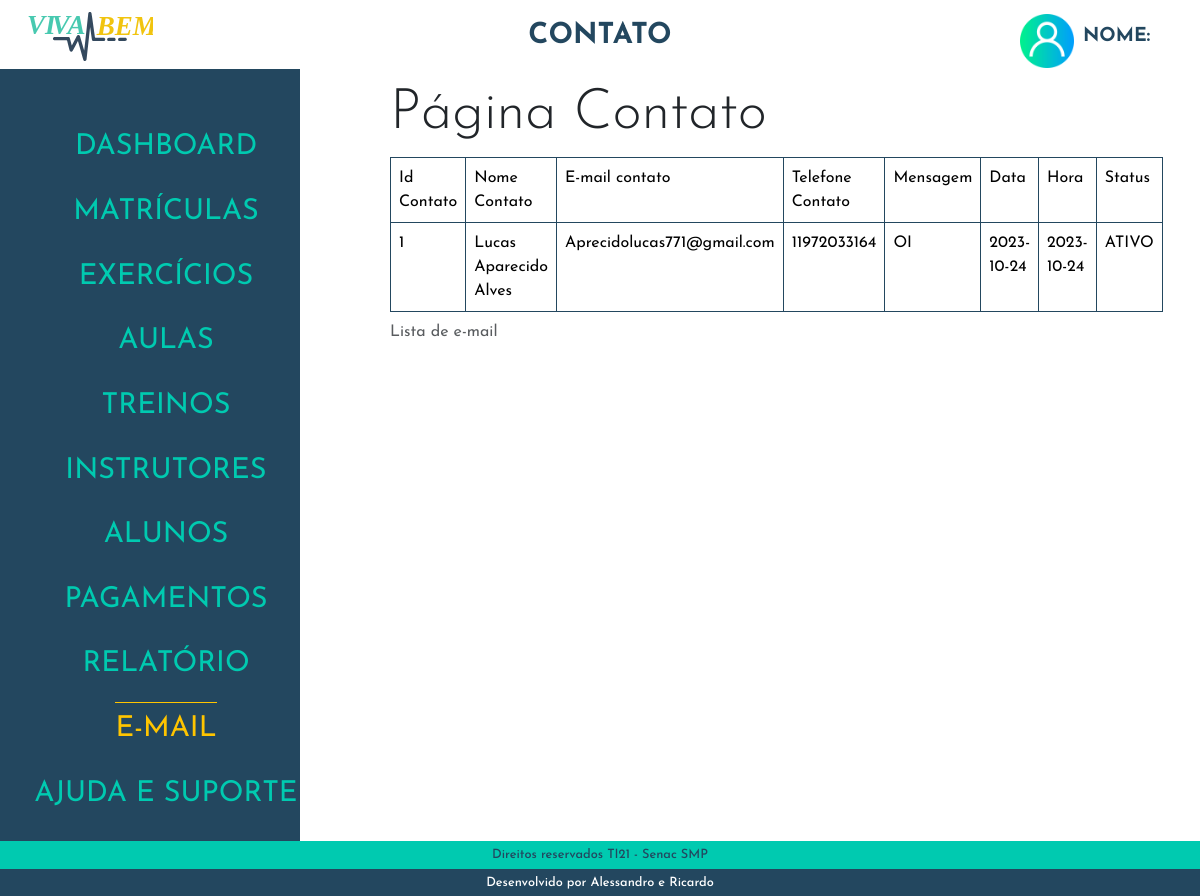
The page /admin/index.php?p=contato on the database its author committed.
### tables this page shows
CREATE TABLE `tblcontato` (
  `idContato` int(11) NOT NULL,
  `nomeContato` varchar(50) NOT NULL,
  `emailContato` varchar(80) NOT NULL,
  `telefoneContato` varchar(14) NOT NULL,
  `mensagemContato` text NOT NULL,
  `dataContato` date NOT NULL DEFAULT curdate(),
  `horaContato` date NOT NULL DEFAULT curdate(),
  `statusContato` varchar(10) NOT NULL DEFAULT 'ATIVO'
);

### admin/class/contato.php (called while the page is built, shortened)
<?php
class ContatoClass {
public function ListarContato(){
    $sql =  "SELECT * FROM tblcontato ORDER BY idContato ASC";
    $conn = Conexao::LigarConexao();
    $resultado = $conn->query($sql);
    $lista = $resultado->fetchAll();
    return $lista;
}
}

### admin/contato/contato.php (the view)
<?php
require_once('class/contato.php');
$contato = new ContatoClass();
$lista = $contato->ListarContato();
?>
<h2 class="display-4">Página Contato</h2>
<div class="table_responsive">
    <table class="table table-bordered border-primary">
        <caption>Lista de e-mail</caption>
        <thead>
            <tr>
                <th>Id Contato</th>
                <th>Nome Contato</th>
                <th>E-mail contato</th>
                <th>Telefone Contato</th>
                <th>Mensagem</th>
                <th>Data</th>
                <th>Hora</th>
                <th>Status</th>
            </tr>
        </thead>
        <tbody>
            <?php foreach ($lista as $linha) : ?>
                <tr>
                    <th><?php echo $linha['idContato']; ?></th>
                    <th><?php echo $linha['nomeContato']; ?></th>
                    <th><?php echo $linha['emailContato']; ?></th>
                    <th><?php echo $linha['telefoneContato']; ?></th>
                    <th><?php echo $linha['mensagemContato']; ?></th>
                    <th><?php echo $linha['dataContato']; ?></th>
                    <th><?php echo $linha['horaContato']; ?></th>
                    <th><?php echo $linha['statusContato']; ?></th>
                </tr>
            <?php endforeach;
            ?>
        </tbody>
    </table>
</div>

### admin/index.php (shortened to what this page needs)
<?php
$pagina = @$_GET['p'];
?>
<!DOCTYPE html>
<html lang="pt-BR">
<head>
    <link rel="stylesheet" href="./css/reset.css">
    <link href="https://cdn.jsdelivr.net/npm/bootstrap@5.3.2/dist/css/bootstrap.min.css" rel="stylesheet">
    <link rel="stylesheet" href="./css/estilo.css">
</head>
<body>
    <header class="topo">
        <h1>
            <img src="./img/logoVivaBem.svg" alt="Logo Viva Bem">
        </h1>
        <?php
        if ($pagina == '') {
            echo '<h2>Dashboard</h2>';
        } else {
            echo ('<h2>' . $pagina . '</h2>');
        }
        ?>
        <div>
            <img src="./img/btnLogin.png" alt="User Instrutor">
            <h2>Nome:</h2>
        </div>
    </header>
    <main>
        <div class="menu">
            <nav>
                <ul>
                    <li><a href="index.php?p=dashboard" class="<?php echo (($pagina == 'dashboard') ||  (@$pagina == '')) ? 'menuativo' : ''; ?>"> Dashboard </a></li>
                    <li><a href="index.php?p=matriculas" class="<?php echo ($pagina == 'matriculas') ? 'menuAtivo' : ''; ?>"> Matrículas </a></li>
                    <li><a href="index.php?p=exercicios" class="<?php echo ($pagina == 'exercicios') ? 'menuAtivo' : ''; ?>"> Exercícios </a></li>
                    <li><a href="index.php?p=aulas" class="<?php echo ($pagina == 'aulas') ? 'menuAtivo' : ''; ?>"> Aulas </a></li>
                    <li><a href="index.php?p=treino" class="<?php echo ($pagina == 'treino') ? 'menuAtivo' : ''; ?>"> Treinos </a></li>
                    <li><a href="index.php?p=instrutor" class="<?php echo ($pagina == 'instrutor') ? 'menuAtivo' : ''; ?>"> Instrutores </a></li>
                    <li><a href="index.php?p=aluno" class="<?php echo ($pagina == 'aluno') ? 'menuAtivo' : ''; ?>"> Alunos </a></li>
                    <li><a href="index.php?p=pagamento" class="<?php echo ($pagina == 'pagamento') ? 'menuAtivo' : ''; ?>"> Pagamentos </a></li>
                    <li><a href="index.php?p=relatorio" class="<?php echo ($pagina == 'relatorio') ? 'menuAtivo' : ''; ?>"> Relatório </a></li>
                    <li><a href="index.php?p=contato" class="<?php echo ($pagina == 'contato') ? 'menuAtivo' : ''; ?>"> E-mail </a></li>
                    <li><a href="index.php?p=ajuda" class="<?php echo ($pagina == 'ajuda') ? 'menuAtivo' : ''; ?>"> Ajuda e Suporte </a></li>
                </ul>
            </nav>
        </div>
        <div class="box">
            <?php
            switch ($pagina) {
                case 'contato':
                    require_once('contato/contato.php');
                    break;
            }
            ?>
        </div>
    </main>
    <footer class="rodape">
        <h2>Direitos reservados TI21 - Senac SMP</h2>
        <h2>Desenvolvido por Alessandro e Ricardo</h2>
    </footer>
</body>
</html>

### admin/css/estilo.css (style rules this page uses)
*, a, h1, h2, h3, h4 { font-family: 'Josefin Sans', sans-serif; font-size: 16px; }
body { display: flex; flex-direction: column; height: 100vh; }
.topo { display: flex; justify-content: space-between; margin-top: 1%; align-items: center; }
.topo h1 { text-align: center; width: 15%; }
.topo h1 img { width: 70%; }
.topo h2 { font-size: 1.8em; text-transform: uppercase; color: #23475f; font-weight: bold; }
.topo div { display: flex; align-items: center; width: 15%; }
.topo div img { width: 30%; }
.topo div h2 { margin-left: 5%; font-size: 1.2em; }
main { flex: 1; display: flex; }
.menu { background-color: #23475f; max-width: 300px; width: 50%; text-align: center; }
.menu nav { margin-top: 15%; }
.menu nav ul li { padding: 4% 0; }
.menu nav ul li a { text-decoration: none; color: #00cab0; font-size: 1.8em; text-transform: uppercase; padding: 4% 0; }
.menuAtivo { color: #ffc500!important; border-top: solid 1px #ffc500 ; }
.box { margin: 1% auto; width: 60%; }
.rodape { text-align: center; }
.rodape h2 { font-size: .8em; margin-bottom: 0; }
.rodape h2:nth-child(1) { background: #00cab0; padding: .5% 0; color: #23475f; }
.rodape h2:nth-child(2) { background: #23475f; padding: .5% 0; color: #fff; }
.table { border-color: #23475f!important; }

### rows shown on the page
tblcontato: idContato "1", nomeContato "Lucas Aparecido Alves", emailContato "Aprecidolucas771@gmail.com", telefoneContato "11972033164", mensagemContato "OI", dataContato "2023-10-24", horaContato "2023-10-24", statusContato "ATIVO"

### other values the page prints
$pagina "CONTATO"
